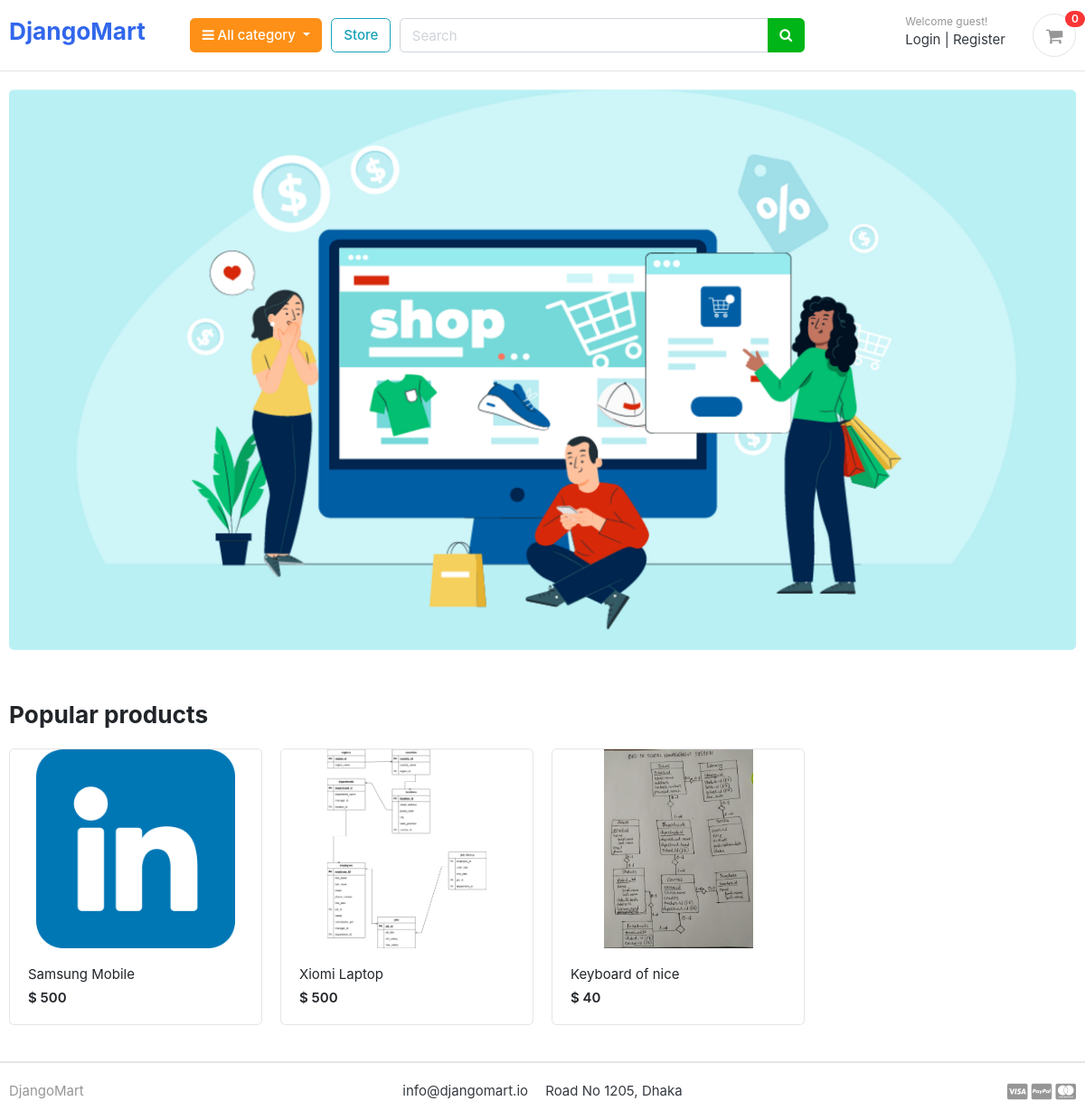
The page / on the database its author committed.
### store/models.py (models this page shows, shortened)
class Product(models.Model):
    product_name = models.CharField(max_length=200, unique=True)
    slug = models.CharField(max_length=200, unique=True)
    description = models.TextField(max_length=500, blank=True)
    price = models.IntegerField()
    images = models.ImageField(upload_to='photos/products')
    stock = models.IntegerField()
    is_available = models.BooleanField(default=True)
    category = models.ForeignKey(Category, on_delete=models.CASCADE)
    created_at = models.DateTimeField(auto_now_add=True)
    modified_date = models.DateTimeField(auto_now=True)
    def get_url(self):
        return reverse('product_details', args=[self.category.slug, self.slug])

### django_ecommerce/views.py (the view)
# urls.py: 2. Add a URL to urlpatterns:  path('', views.home, name='home')
def home(request):
    products = Product.objects.all()
    return render(request, 'home.html', {'products': products})

### cart/context_processors.py (called while the page is built)
def counter(request):
    cart_count = 0
    if 'admin' in request.path:
        return {}
    else:
        try:
            cart = Cart.objects.filter(cart_id=_cart_id(request))
            if request.user.is_authenticated:
                cart_items = CartItem.objects.all().filter(user=request.user)
            else:
                cart_items = CartItem.objects.all().filter(cart=cart[:1])
            for cart_item in cart_items:
                cart_count += cart_item.quantity
        except Cart.DoesNotExist:
            cart_count = 0
    return dict(cart_count=cart_count)

### cart/views.py (called while the page is built)
def _cart_id(request):
    cart = request.session.session_key
    if not cart:
        cart = request.session.create()
    return cart

### category/context_processors.py (called while the page is built)
def menu_links(request):
    links = Category.objects.all()
    return dict(links=links)

### category/models.py (called while the page is built)
    def get_url(self):
        return reverse('products_by_category', args=[self.slug])

### templates/home.html
{% extends 'base.html' %}
{% load static %}
{% block content %}
<section class="section-intro padding-y-sm">
<div class="container">
<div class="intro-banner-wrap">
	<img src="{% static 'images/banners/cover.png' %}" class="img-fluid rounded">
</div>
</div>
</section>
<section class="section-name padding-y-sm">
<div class="container">
<header class="section-heading">
	<h3 class="section-title">Popular products</h3>
</header>
<div class="row">
	{% for product in products %}
	<div class="col-md-3">
		<div class="card card-product-grid">
			<a href="{{ product.get_url }}" class="img-wrap"> <img src="{{ product.images.url }}"> </a>
			<figcaption class="info-wrap">
				<a href="{{ product.get_url }}" class="title">{{ product.product_name }}</a>
				<div class="price mt-1">$ {{ product.price }}</div>
			</figcaption>
		</div>
	</div>
	{% endfor %}
</div>
</div>
</section>
</body>
</html>
{% endblock %}

### static/css/ui.css (style rules this page uses)
html { font-family: "Inter", sans-serif; font-size: 15px; }
.img-wrap { text-align: center; display: block; }
.img-wrap img { max-width: 100%; }
.padding-y-sm { padding-top: 20px; padding-bottom: 20px; }
.section-heading { margin-bottom: 20px; margin-top: 15px; }
.section-title { color: #212529; }
[class*=card-product] a.title { color: #212529; display: block; }
[class*=card-product] .img-wrap { overflow: hidden; position: relative; }
[class*=card-product] .img-wrap img { height: 100%; max-width: 100%; width: auto; display: inline-block; -o-object-fit: cover; object-fit: cover; }
.card-product-grid { margin-bottom: 20px; }
.card-product-grid .img-wrap { border-radius: 0.2rem 0.2rem 0 0; height: 220px; }
.card-product-grid .info-wrap { overflow: hidden; padding: 18px 20px; }
.card .img-wrap { overflow: hidden; }
.price { font-weight: 600; color: #212529; }

### rows shown on the page
Product: images (picture), product_name "Samsung Mobile", price "500"
Product: images (picture), product_name "Xiomi Laptop", price "500"
Product: images (picture), product_name "Keyboard of nice", price "40"

### other values the page prints
{{ cart_count }} "0"
